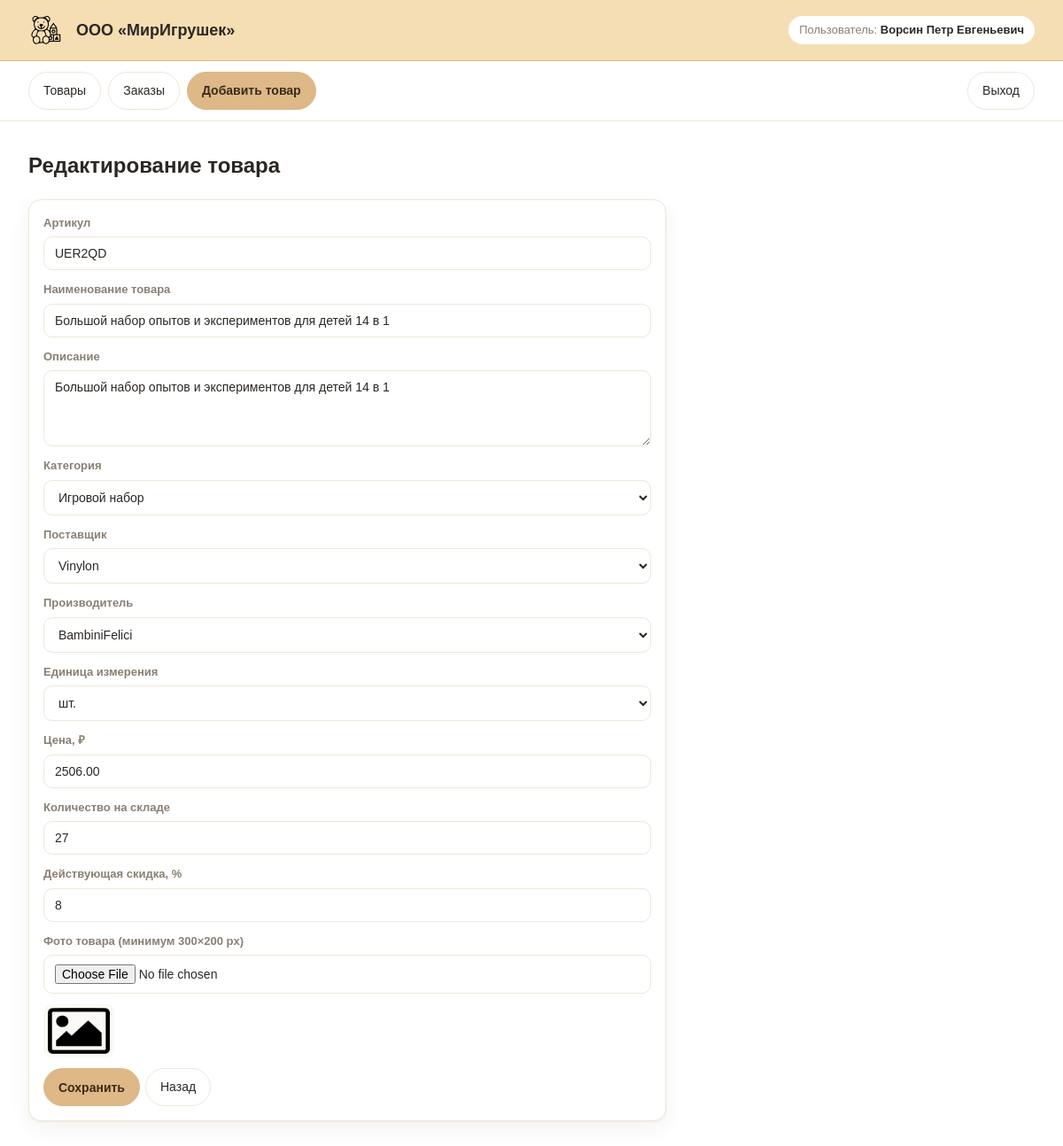
The app's page /frontend/product_edit.php?article=UER2QD (signed in) with its own data.
### tables this page shows
CREATE TABLE Products (
    article VARCHAR(20) PRIMARY KEY,
    name VARCHAR(500) NOT NULL,
    unit_id INT NOT NULL,
    price DECIMAL(10,2) NOT NULL,
    supplier_id INT NOT NULL,
    manufacturer_id INT NOT NULL,
    category_id INT NOT NULL,
    discount INT NOT NULL DEFAULT 0,
    stock_qty INT NOT NULL DEFAULT 0,
    description TEXT,
    photo VARCHAR(255),
    CONSTRAINT fk_prod_unit FOREIGN KEY (unit_id) REFERENCES Units(id),
    CONSTRAINT fk_prod_sup FOREIGN KEY (supplier_id) REFERENCES Suppliers(id),
    CONSTRAINT fk_prod_man FOREIGN KEY (manufacturer_id) REFERENCES Manufacturers(id),
    CONSTRAINT fk_prod_cat FOREIGN KEY (category_id) REFERENCES Categories(id),
    CONSTRAINT chk_price CHECK (price >= 0),
    CONSTRAINT chk_discount CHECK (discount >= 0),
    CONSTRAINT chk_stock CHECK (stock_qty >= 0)
);

CREATE TABLE Categories (
    id INT AUTO_INCREMENT PRIMARY KEY,
    name VARCHAR(150) NOT NULL UNIQUE
);

CREATE TABLE Suppliers (
    id INT AUTO_INCREMENT PRIMARY KEY,
    name VARCHAR(150) NOT NULL UNIQUE
);

CREATE TABLE Manufacturers (
    id INT AUTO_INCREMENT PRIMARY KEY,
    name VARCHAR(150) NOT NULL UNIQUE
);

CREATE TABLE Units (
    id INT AUTO_INCREMENT PRIMARY KEY,
    name VARCHAR(50) NOT NULL UNIQUE
);

### web/api/crud.php (called while the page is built, shortened)
<?php
function select($query)
{
    try {
        $result = $_SERVER['db']->query($query, MYSQLI_USE_RESULT);
        return $result->fetch_all(MYSQLI_ASSOC);
    } catch (Exception $err) {
        return ['status' => 'failed', 'message' => $err->getMessage()];
    }
}
function select_prepared($query, $types, ...$params)
{
    $stmt = $_SERVER['db']->prepare($query);
    if ($types !== '') {
        $stmt->bind_param($types, ...$params);
    }
    $stmt->execute();
    return $stmt->get_result()->fetch_all(MYSQLI_ASSOC);
}
function select_one_prepared($query, $types, ...$params)
{
    $rows = select_prepared($query, $types, ...$params);
    return $rows[0] ?? null;
}

### web/frontend/product_edit.php (the view, shortened to what this page needs)
<?php
require_once __DIR__ . '/common.php';
$article = trim($_GET['article'] ?? $_POST['article'] ?? '');
$isEdit = $article !== '';
$cats = select('SELECT id, name FROM Categories ORDER BY name');
$sups = select('SELECT id, name FROM Suppliers ORDER BY name');
$mans = select('SELECT id, name FROM Manufacturers ORDER BY name');
$units = select('SELECT id, name FROM Units ORDER BY name');
if ($isEdit) {
    $product = select_one_prepared('SELECT * FROM Products WHERE article = ?', 's', $article);
}
?>
<form class="panel" method="post" enctype="multipart/form-data">
    <?php if ($isEdit): ?>
        <label>Артикул
            <input type="text" value="<?= htmlspecialchars($article) ?>" readonly>
        </label>
    <?php endif; ?>
    <label>Наименование товара
        <input type="text" name="name" value="<?= htmlspecialchars($product['name']) ?>" required>
    </label>
    <label>Описание
        <textarea name="description" rows="4"><?= htmlspecialchars($product['description'] ?? '') ?></textarea>
    </label>
    <label>Категория
        <select name="category_id" required>
            <?php foreach ($cats as $c): ?>
                <option value="<?= $c['id'] ?>" <?= (int)$product['category_id'] === (int)$c['id'] ? 'selected' : '' ?>>
                    <?= htmlspecialchars($c['name']) ?>
                </option>
            <?php endforeach; ?>
        </select>
    </label>
    <label>Поставщик
        <select name="supplier_id" required>
            <?php foreach ($sups as $s): ?>
                <option value="<?= $s['id'] ?>" <?= (int)$product['supplier_id'] === (int)$s['id'] ? 'selected' : '' ?>>
                    <?= htmlspecialchars($s['name']) ?>
                </option>
            <?php endforeach; ?>
        </select>
    </label>
    <label>Производитель
        <select name="manufacturer_id" required>
            <?php foreach ($mans as $m): ?>
                <option value="<?= $m['id'] ?>" <?= (int)$product['manufacturer_id'] === (int)$m['id'] ? 'selected' : '' ?>>
                    <?= htmlspecialchars($m['name']) ?>
                </option>
            <?php endforeach; ?>
        </select>
    </label>
    <label>Единица измерения
        <select name="unit_id" required>
            <?php foreach ($units as $u): ?>
                <option value="<?= $u['id'] ?>" <?= (int)$product['unit_id'] === (int)$u['id'] ? 'selected' : '' ?>>
                    <?= htmlspecialchars($u['name']) ?>
                </option>
            <?php endforeach; ?>
        </select>
    </label>
    <label>Цена, ₽
        <input type="number" name="price" step="0.01" min="0" value="<?= htmlspecialchars((string)$product['price']) ?>" required>
    </label>
    <label>Количество на складе
        <input type="number" name="stock_qty" min="0" value="<?= (int)$product['stock_qty'] ?>" required>
    </label>
    <label>Действующая скидка, %
        <input type="number" name="discount" min="0" max="100" value="<?= (int)$product['discount'] ?>" required>
    </label>
    <label>Фото товара (минимум 300×200 px)
        <input type="file" name="photo" accept="image/*">
    </label>
    <?php if (!empty($product['photo'])): ?>
        <img class="product-photo" src="<?= htmlspecialchars(product_photo_url($product['photo'])) ?>" alt="">
    <?php endif; ?>
    <div class="actions">
        <button class="btn accent" type="submit">Сохранить</button>
        <a class="btn" href="/frontend/view_1.php">Назад</a>
    </div>
</form>

### web/frontend/style.css (style rules this page uses)
:root { --bg: #FFFFFF; --secondary: #F5DEB3; --accent: #DEB887; --sale: #FFDEAD; --oos: #D6ECFF; --ink: #2c2723; --muted: #8a7f72; --line: #efe7d8; --radius: 14px; --radius-sm: 10px; --shadow: 0 1px 2px rgba(60, 45, 20, .05), 0 8px 24px rgba(60, 45, 20, .06); }
* { box-sizing: border-box; }
body { margin: 0; font-family: Arial, Helvetica, sans-serif; background: var(--bg); color: var(--ink); line-height: 1.5; }
a.btn, button.btn { font-family: inherit; font-size: 14px; text-decoration: none; color: var(--ink); background: #fff; border: 1px solid var(--line); padding: 10px 16px; border-radius: 999px; cursor: pointer; }
a.btn.accent, button.btn.accent { background: var(--accent); border-color: var(--accent); color: #3a2c16; font-weight: 700; }
.product-photo { width: 80px; height: 60px; object-fit: contain; background: #fbf9f5; border-radius: 8px; padding: 4px; }
form.bar, form.panel { display: flex; gap: 12px; flex-wrap: wrap; align-items: end; margin-bottom: 24px; background: #fff; border: 1px solid var(--line); border-radius: var(--radius); padding: 16px; box-shadow: var(--shadow); }
form.panel { flex-direction: column; align-items: stretch; max-width: 720px; }
label { font-size: 13px; font-weight: 600; color: var(--muted); display: flex; flex-direction: column; gap: 6px; }
input, select, textarea { font-family: inherit; font-size: 14px; color: var(--ink); padding: 10px 12px; background: #fff; border: 1px solid var(--line); border-radius: var(--radius-sm); outline: none; }
.actions { display: flex; gap: 6px; flex-wrap: wrap; }

### records on screen
products: name "Большой набор опытов и экспериментов для детей 14 в 1", description "Большой набор опытов и экспериментов для детей 14 в 1", category_id "Игровой набор", supplier_id "Vinylon", manufacturer_id "BambiniFelici", unit_id "шт.", price "2506.00", stock_qty "27", discount "8"

### other values on screen
$displayName "Ворсин Петр Евгеньевич"
$title "Редактирование товара"
